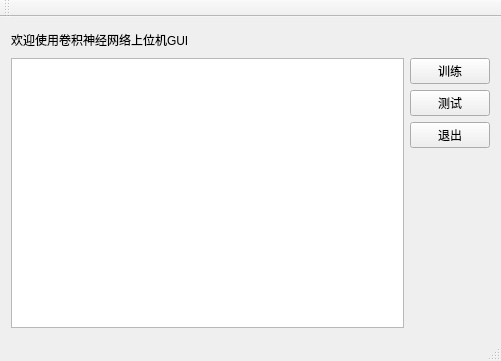
<?xml version="1.0" encoding="UTF-8"?>
<ui version="4.0">
 <class>MainWindow</class>
 <widget class="QMainWindow" name="MainWindow">
  <property name="geometry">
   <rect>
    <x>0</x>
    <y>0</y>
    <width>501</width>
    <height>361</height>
   </rect>
  </property>
  <property name="windowTitle">
   <string>MainWindow</string>
  </property>
  <widget class="QWidget" name="centralWidget">
   <layout class="QGridLayout" name="gridLayout">
    <item row="0" column="0">
     <widget class="QLabel" name="label">
      <property name="text">
       <string>欢迎使用卷积神经网络上位机GUI</string>
      </property>
     </widget>
    </item>
    <item row="3" column="1">
     <widget class="QPushButton" name="testButton">
      <property name="text">
       <string>测试</string>
      </property>
     </widget>
    </item>
    <item row="2" column="1">
     <widget class="QPushButton" name="trainButton">
      <property name="text">
       <string>训练</string>
      </property>
     </widget>
    </item>
    <item row="2" column="0" rowspan="9">
     <widget class="QTextBrowser" name="textBrowser"/>
    </item>
    <item row="4" column="1">
     <widget class="QPushButton" name="pushButton_3">
      <property name="text">
       <string>退出</string>
      </property>
     </widget>
    </item>
   </layout>
  </widget>
  <widget class="QMenuBar" name="menuBar">
   <property name="geometry">
    <rect>
     <x>0</x>
     <y>0</y>
     <width>501</width>
     <height>26</height>
    </rect>
   </property>
  </widget>
  <widget class="QToolBar" name="mainToolBar">
   <attribute name="toolBarArea">
    <enum>TopToolBarArea</enum>
   </attribute>
   <attribute name="toolBarBreak">
    <bool>false</bool>
   </attribute>
  </widget>
  <widget class="QStatusBar" name="statusBar"/>
 </widget>
 <layoutdefault spacing="6" margin="11"/>
 <resources/>
 <connections/>
</ui>
